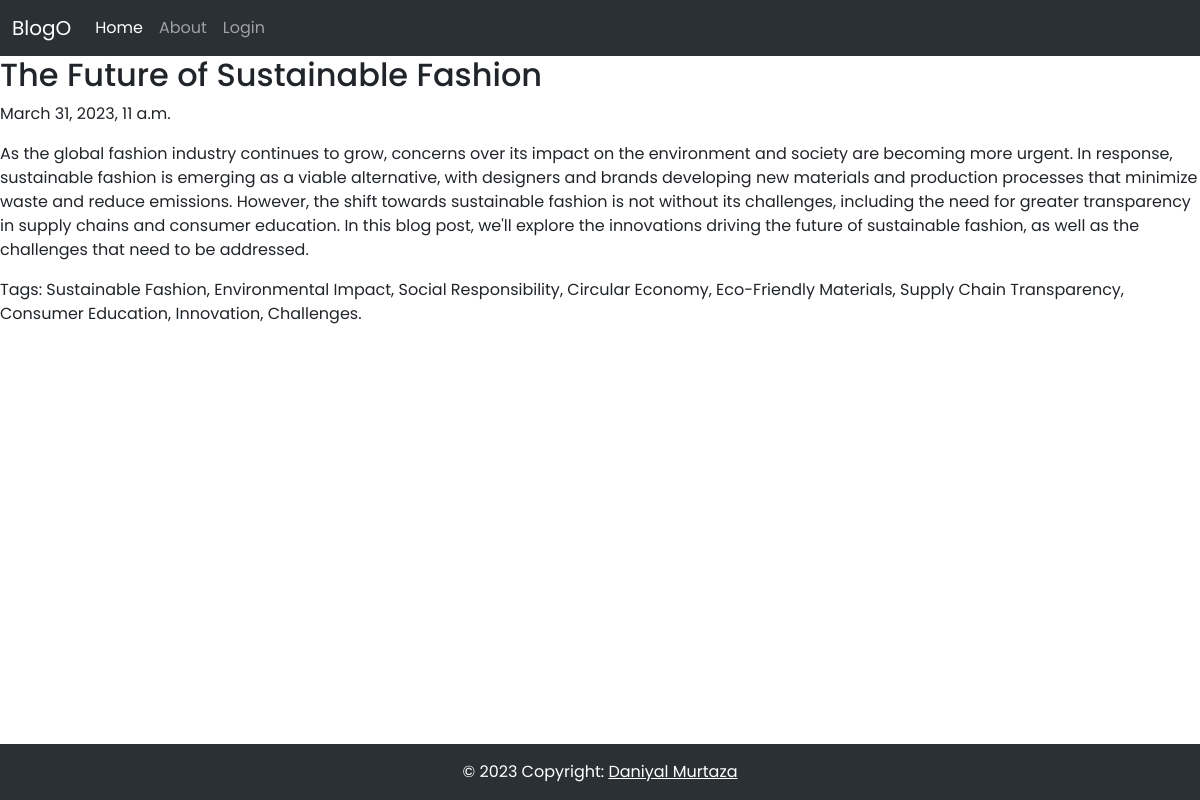
The app's page /blog/4/ with its own data.
### blog/models.py (models this page shows, shortened)
class Blog(models.Model):
    title = models.CharField(max_length=200)
    tags = models.CharField(max_length=200)
    text = models.TextField()
    created_at = models.DateTimeField(auto_now_add=True)

### blog/views.py (the view)
# urls.py: path('blog/<int:pk>/', views.blog_detail, name='blog_detail'),
def blog_detail(request, pk):
    blog = Blog.objects.get(id=pk)
    return render(request, 'blog/blog_detail.html', {'blog': blog})

### blog/templates/blog/blog_detail.html
{% extends 'base.html' %}
{% block content %}
    <h2>{{ blog.title }}</h2>
    <p>{{ blog.created_at }}</p>
    <p>{{ blog.text }}</p>
    <p>Tags: {{ blog.tags }}</p>
{% endblock %}

### records on screen
Blog: title "The Future of Sustainable Fashion", created_at "March 31, 2023, 11 a.m.", text "As the global fashion industry continues to grow, concerns over its impact on the environment and society are becoming more urgent. In response, sustainable fashion is emerging as a viable alternative, with designers and brands developing new materials and production processes that minimize waste and reduce emissions. However, the shift towards sustainable fashion is not without its challenges, including the need for greater transparency in supply chains and consumer education. In this blog post, we'll explore the innovations driving the future of sustainable fashion, as well as the challenges that need to be addressed.", tags "Sustainable Fashion, Environmental Impact, Social Responsibility, Circular Economy, Eco-Friendly Materials, Supply Chain Transparency, Consumer Education, Innovation, Challenges."
